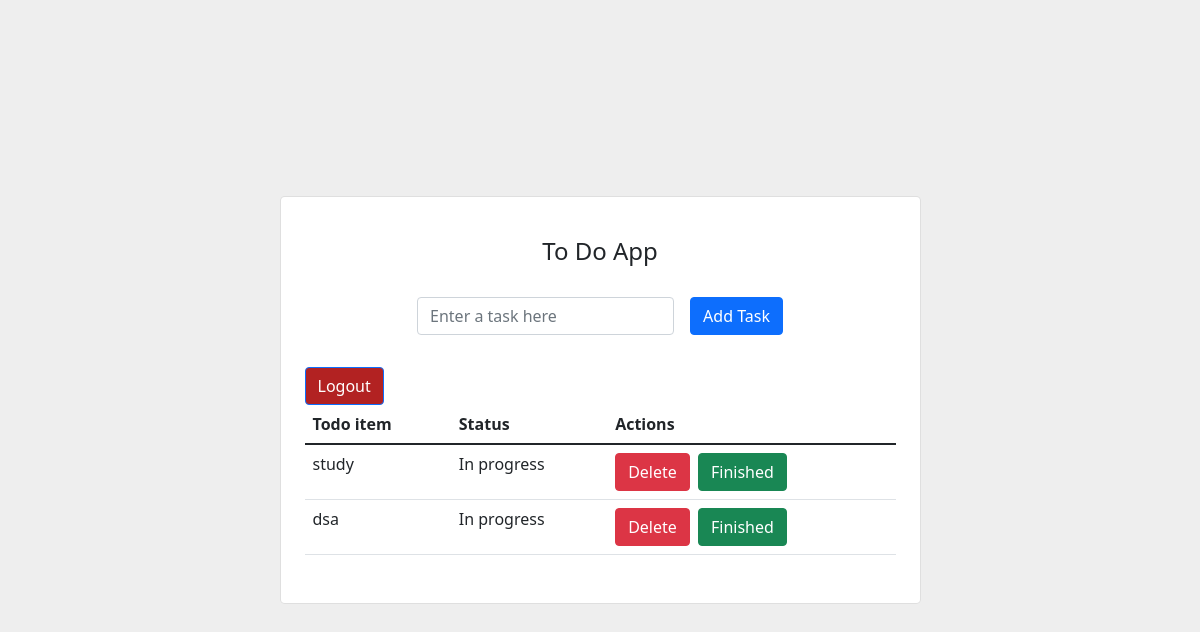
The app's page / (signed in) with its own data.
### todoapp/models.py (models this page shows, shortened)
class todo(models.Model):
  user = models.ForeignKey(User,on_delete=models.CASCADE)
  todo_name = models.CharField(max_length=1000)
  status = models.BooleanField(default=False)

### todoapp/views.py (the view)
# urls.py: path('',views.home,name='home-page'),
@login_required
def home(request):
  if request.method=='POST':
    task = request.POST.get('task')
    new_todo = todo(user=request.user,todo_name=task)
    new_todo.save()
  all_todos = todo.objects.filter(user=request.user)
  context = {
    'todos':all_todos
  }
  return render(request,'todoapp/todo.html',context);

### todoapp/templates/todoapp/todo.html (shortened to what this page needs)
<head>
</head>
<link rel="stylesheet" href="https://cdn.jsdelivr.net/npm/bootstrap@5.1.3/dist/css/bootstrap.min.css">
<section class="vh-100" style="background-color: #eee;">
  <div class="container py-5 h-100">
    <div class="row d-flex justify-content-center align-items-center h-100">
      <div class="col col-lg-9 col-xl-7">
        <div class="card rounded-3">
          <div class="card-body p-4">
            <h4 class="text-center my-3 pb-3">To Do App</h4>
            <form method="POST" class="row row-cols-lg-auto g-3 justify-content-center align-items-center mb-4 pb-2">
              <div class="col-12">
                <div class="form-outline">
                  <input type="text" id="form1" class="form-control" name="task" placeholder="Enter a task here"/>
                </div>
              </div>
              <div class="col-12">
                <button type="submit" class="btn btn-primary">Add Task</button>
              </div>
            </form>
            <a href="{% url 'logout' %}"><button style="background: firebrick; color: white;" type="submit" class="btn btn-primary">Logout</button></a>
            <table class="table mb-4">
              <thead>
                <tr>
                  <th scope="col">Todo item</th>
                  <th scope="col">Status</th>
                  <th scope="col">Actions</th>
                </tr>
              </thead>
              <tbody>
                {% for i in todos %}
                <tr>
                  <td>{{i.todo_name}}</td>
                  {% if i.status == True %}
                    <td>Completed</td>
                  {% else %}
                    <td>In progress</td>
                  {% endif %}
                  <td>
                    <a href="{% url 'delete'  i.todo_name %}"><button type="submit" class="btn btn-danger">Delete</button></a>
                    <a href="{% url 'update'  i.todo_name %}"><button type="submit" class="btn btn-success ms-1">Finished</button></a>
                  </td>
                </tr>
                {% endfor %}
              </tbody>
            </table>
          </div>
        </div>
      </div>
    </div>
  </div>
</section>

### records on screen
todo: todo_name "study", status "In progress"
todo: todo_name "dsa", status "In progress"
